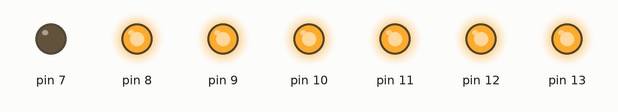
Recording of a sketch running on a simulated Arduino Uno, built with avr-gcc and run on an emulated ATmega328P. Shown: output pins drawn as LEDs (lit = HIGH).

Above: at 0.05 s.
At 0.35 s:
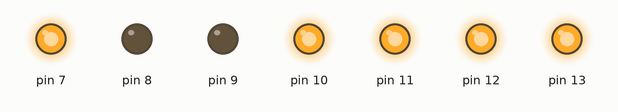
At 0.75 s:
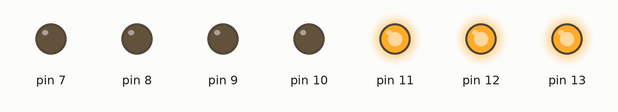
At 1.45 s:
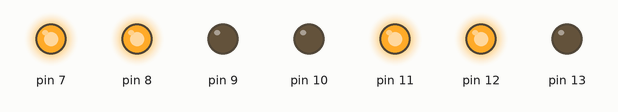
At 2.15 s:
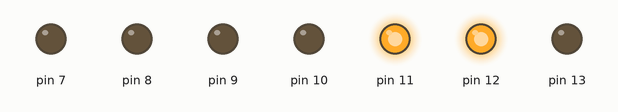
At 2.85 s:
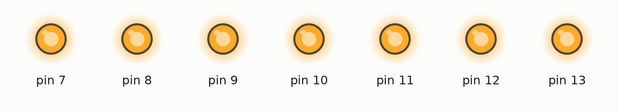
Timing chart, 0 to 3.1 s (numbered marks = the images above):
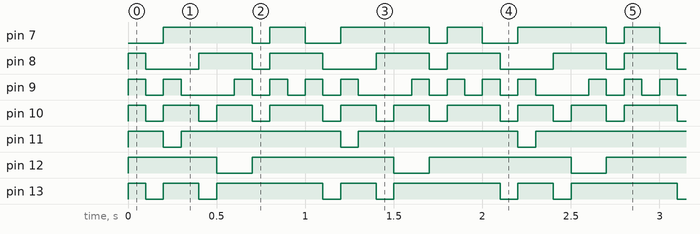

Measured:
- by itself, pin 7: repeats every 1.0 s: LOW 0.10 s, HIGH 0.20 s, LOW 0.20 s, HIGH 0.50 s
- by itself, pin 8: repeats every 1.0 s: LOW 0.30 s, HIGH 0.30 s, LOW 0.10 s, HIGH 0.30 s
- by itself, pin 9: repeats every 1.0 s: LOW 0.10 s, HIGH 0.10 s, LOW 0.30 s, 2 × (HIGH 0.10 s, LOW 0.10 s), HIGH 0.10 s
- by itself, pin 10: repeats every 1.0 s: 2 × (LOW 0.10 s, HIGH 0.20 s), LOW 0.10 s, HIGH 0.30 s
- by itself, pin 11: repeats every 1.0 s: LOW 0.10 s, HIGH 0.90 s
- by itself, pin 12: repeats every 1.0 s: LOW 0.20 s, HIGH 0.80 s
- by itself, pin 13: repeats every 1.0 s: LOW 0.10 s, HIGH 0.20 s, LOW 0.10 s, HIGH 0.60 s

The sketch:

7segUPDELAY.ino
```cpp
int delayTime = 100; // indicator of delay

void setup() {
  // initialize digital pin LED_BUILTIN as an output.
  pinMode(13, OUTPUT);
  pinMode(12, OUTPUT);
  pinMode(11, OUTPUT);
  pinMode(10, OUTPUT);
  pinMode(9, OUTPUT);
  pinMode(8, OUTPUT);
  pinMode(7, OUTPUT);
}

// NUMBER 0
// the loop function runs over and over again forever
void loop () {
  digitalWrite(13, HIGH);  // change state of the LED by setting the pin to the HIGH voltage level
  digitalWrite(12, HIGH);   // change state of the LED by setting the pin to the HIGH voltage level
  digitalWrite(11, HIGH);  // change state of the LED by setting the pin to the HIGH voltage level
  digitalWrite(10, HIGH);   // change state of the LED by setting the pin to the HIGH voltage level
  digitalWrite(9, HIGH);  // change state of the LED by setting the pin to the HIGH voltage level
  digitalWrite(8, HIGH);   // change state of the LED by setting the pin to the LOW voltage level
   delay(delayTime);                      // wait for a second


  digitalWrite(13, LOW);   // change state of the LED by setting the pin to the LOW voltage level
  digitalWrite(12, LOW);  // change state of the LED by setting the pin to the HIGH voltage level
  digitalWrite(11, LOW);   // change state of the LED by setting the pin to the LOW voltage level
  digitalWrite(10, LOW);  // change state of the LED by setting the pin to the HIGH voltage level
  digitalWrite(9, LOW);   // change state of the LED by setting the pin to the LOW voltage level
  digitalWrite(8, LOW);  // change state of the LED by setting the pin to the HIGH voltage level


// NUMBER 1
  // the loop function runs over and over again forever
  digitalWrite(12, HIGH);   // change state of the LED by setting the pin to the HIGH voltage level
  digitalWrite(11, HIGH);  // change state of the LED by setting the pin to the HIGH voltage level
  delay(delayTime);                      // wait for a second

  digitalWrite(12, LOW);  // change state of the LED by setting the pin to the HIGH voltage level
  digitalWrite(11, LOW);   // change state of the LED by setting the pin to the LOW voltage level


//NUMBER 2

  digitalWrite(13, HIGH);  // change state of the LED by setting the pin to the HIGH voltage level
  digitalWrite(12, HIGH);   // change state of the LED by setting the pin to the HIGH voltage level
  digitalWrite(7, HIGH);  // change state of the LED by setting the pin to the HIGH voltage level
  digitalWrite(9, HIGH);  // change state of the LED by setting the pin to the HIGH voltage level
  digitalWrite(10, HIGH);   // change state of the LED by setting the pin to the LOW voltage level
   delay(delayTime);                      // wait for a second

  digitalWrite(13, LOW);  // change state of the LED by setting the pin to the HIGH voltage level
  digitalWrite(12, LOW);   // change state of the LED by setting the pin to the HIGH voltage level
  digitalWrite(7, LOW);  // change state of the LED by setting the pin to the HIGH voltage level
  digitalWrite(9, LOW);  // change state of the LED by setting the pin to the HIGH voltage level
  digitalWrite(10, LOW);   // change state of the LED by setting the pin to the LOW voltage level


// NUMBER 3
  digitalWrite(13, HIGH);  // change state of the LED by setting the pin to the HIGH voltage level
  digitalWrite(12, HIGH);   // change state of the LED by setting the pin to the HIGH voltage level
  digitalWrite(7, HIGH);  // change state of the LED by setting the pin to the HIGH voltage level
  digitalWrite(11, HIGH);  // change state of the LED by setting the pin to the HIGH voltage level
  digitalWrite(10, HIGH);   // change state of the LED by setting the pin to the LOW voltage level
   delay(delayTime);                      // wait for a second

  digitalWrite(13, LOW);  // change state of the LED by setting the pin to the HIGH voltage level
  digitalWrite(12, LOW);   // change state of the LED by setting the pin to the HIGH voltage level
  digitalWrite(7, LOW);  // change state of the LED by setting the pin to the HIGH voltage level
  digitalWrite(11, LOW);  // change state of the LED by setting the pin to the HIGH voltage level
  digitalWrite(10, LOW);   // change state of the LED by setting the pin to the LOW voltage level

// NUMBER 4
  digitalWrite(8, HIGH);  // change state of the LED by setting the pin to the HIGH voltage level
  digitalWrite(7, HIGH);   // change state of the LED by setting the pin to the HIGH voltage level
  digitalWrite(12, HIGH);  // change state of the LED by setting the pin to the HIGH voltage level
  digitalWrite(11, HIGH);  // change state of the LED by setting the pin to the HIGH voltage level
   delay(delayTime);                      // wait for a second

  digitalWrite(8, LOW);  // change state of the LED by setting the pin to the HIGH voltage level
  digitalWrite(7, LOW);   // change state of the LED by setting the pin to the HIGH voltage level
  digitalWrite(12, LOW);  // change state of the LED by setting the pin to the HIGH voltage level
  digitalWrite(11, LOW);  // change state of the LED by setting the pin to the HIGH voltage level


// NUMBER 5
  digitalWrite(13, HIGH);  // change state of the LED by setting the pin to the HIGH voltage level
  digitalWrite(8, HIGH);   // change state of the LED by setting the pin to the HIGH voltage level
  digitalWrite(7, HIGH);  // change state of the LED by setting the pin to the HIGH voltage level
  digitalWrite(11, HIGH);  // change state of the LED by setting the pin to the HIGH voltage level
  digitalWrite(10, HIGH);  // change state of the LED by setting the pin to the HIGH voltage level
   delay(delayTime);

   digitalWrite(13, LOW);  // change state of the LED by setting the pin to the HIGH voltage level
  digitalWrite(8, LOW);   // change state of the LED by setting the pin to the HIGH voltage level
  digitalWrite(7, LOW);  // change state of the LED by setting the pin to the HIGH voltage level
  digitalWrite(11, LOW);  // change state of the LED by setting the pin to the HIGH voltage level
  digitalWrite(10, LOW);  // change state of the LED by setting the pin to the HIGH voltage level


// NUMBER 6

  digitalWrite(13, HIGH);  // change state of the LED by setting the pin to the HIGH voltage level
  digitalWrite(8, HIGH);   // change state of the LED by setting the pin to the HIGH voltage level
  digitalWrite(7, HIGH);  // change state of the LED by setting the pin to the HIGH voltage level
  digitalWrite(11, HIGH);  // change state of the LED by setting the pin to the HIGH voltage level
  digitalWrite(10, HIGH);  // change state of the LED by setting the pin to the HIGH voltage level
  digitalWrite(9, HIGH);  // change state of the LED by setting the pin to the HIGH voltage level
   delay(delayTime);

  digitalWrite(13, LOW);  // change state of the LED by setting the pin to the HIGH voltage level
  digitalWrite(8, LOW);   // change state of the LED by setting the pin to the HIGH voltage level
  digitalWrite(7, LOW);  // change state of the LED by setting the pin to the HIGH voltage level
  digitalWrite(11, LOW);  // change state of the LED by setting the pin to the HIGH voltage level
  digitalWrite(10, LOW);  // change state of the LED by setting the pin to the HIGH voltage level
  digitalWrite(9, LOW);  // change state of the LED by setting the pin to the HIGH voltage level

// NUMBER 7
  digitalWrite(13, HIGH);  // change state of the LED by setting the pin to the HIGH voltage level
  digitalWrite(12, HIGH);   // change state of the LED by setting the pin to the HIGH voltage level
  digitalWrite(11, HIGH);  // change state of the LED by setting the pin to the HIGH voltage level
   delay(delayTime);

  digitalWrite(13, LOW);  // change state of the LED by setting the pin to the HIGH voltage level
  digitalWrite(12, LOW);   // change state of the LED by setting the pin to the HIGH voltage level
  digitalWrite(11, LOW);  // change state of the LED by setting the pin to the HIGH voltage level


// NUMBER 8
  digitalWrite(13, HIGH);  // change state of the LED by setting the pin to the HIGH voltage level
  digitalWrite(12, HIGH);   // change state of the LED by setting the pin to the HIGH voltage level
  digitalWrite(11, HIGH);  // change state of the LED by setting the pin to the HIGH voltage level
  digitalWrite(10, HIGH);  // change state of the LED by setting the pin to the HIGH voltage level
  digitalWrite(9, HIGH);  // change state of the LED by setting the pin to the HIGH voltage level
  digitalWrite(8, HIGH);  // change state of the LED by setting the pin to the HIGH voltage level
  digitalWrite(7, HIGH);  // change state of the LED by setting the pin to the HIGH voltage level
   delay(delayTime);

  digitalWrite(13, LOW);  // change state of the LED by setting the pin to the HIGH voltage level
  digitalWrite(12, LOW);   // change state of the LED by setting the pin to the HIGH voltage level
  digitalWrite(11, LOW);  // change state of the LED by setting the pin to the HIGH voltage level
  digitalWrite(10, LOW);  // change state of the LED by setting the pin to the HIGH voltage level
  digitalWrite(9, LOW);  // change state of the LED by setting the pin to the HIGH voltage level
  digitalWrite(8, LOW);  // change state of the LED by setting the pin to the HIGH voltage level
  digitalWrite(7, LOW);  // change state of the LED by setting the pin to the HIGH voltage level

// NUMBER 9
  digitalWrite(13, HIGH);  // change state of the LED by setting the pin to the HIGH voltage level
  digitalWrite(12, HIGH);   // change state of the LED by setting the pin to the HIGH voltage level
  digitalWrite(11, HIGH);  // change state of the LED by setting the pin to the HIGH voltage level
  digitalWrite(10, HIGH);  // change state of the LED by setting the pin to the HIGH voltage level
  digitalWrite(8, HIGH);  // change state of the LED by setting the pin to the HIGH voltage level
  digitalWrite(7, HIGH);  // change state of the LED by setting the pin to the HIGH voltage level
   delay(delayTime);

  digitalWrite(13, LOW);  // change state of the LED by setting the pin to the HIGH voltage level
  digitalWrite(12, LOW);   // change state of the LED by setting the pin to the HIGH voltage level
  digitalWrite(11, LOW);  // change state of the LED by setting the pin to the HIGH voltage level
  digitalWrite(10, LOW);  // change state of the LED by setting the pin to the HIGH voltage level
  digitalWrite(8, LOW);  // change state of the LED by setting the pin to the HIGH voltage level
  digitalWrite(7, LOW);  // change state of the LED by setting the pin to the HIGH voltage level
}
```
